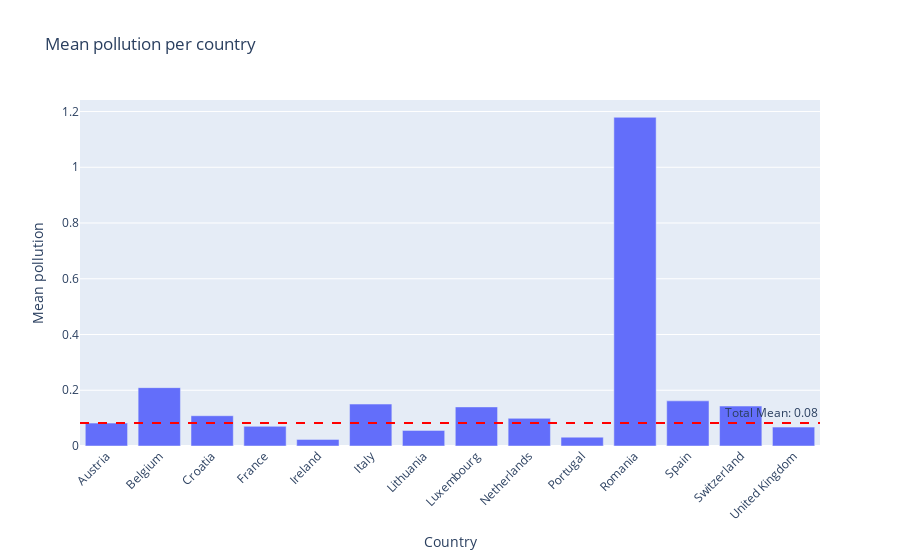

The cell this chart's notebook holds for it:
### Markdown cell above
### c - Visualisation of the mean pollution for each country with indicated the number of values per country

### Code cell
average_pollution = df.groupby('Country')['polution'].mean().reset_index()
total_mean_pollution = df['polution'].mean()

fig = px.bar(average_pollution, x='Country', y='polution',
             title='Mean pollution per country')

fig.update_layout(xaxis_tickangle=-45, xaxis_title='Country', yaxis_title='Mean pollution')

fig.add_hline(y=total_mean_pollution, line_dash="dash", line_color="red", annotation_text=f"Total Mean: {total_mean_pollution:.2f}",
              annotation_position="top right")

fig.show()

### Figure 1 — Plotly figure (JSON) as saved in the notebook; plotly's stock layout.template omitted (floating-point values rounded to 4 significant figures)
{"data": [{"alignmentgroup": "True", "hovertemplate": "Country=%{x}<br>polution=%{y}<extra></extra>", "legendgroup": "", "marker": {"color": "#636efa", "pattern": {"shape": ""}}, "name": "", "offsetgroup": "", "orientation": "v", "showlegend": false, "textposition": "auto", "type": "bar", "x": ["Austria", "Belgium", "Croatia", "France", "Ireland", "Italy", "Lithuania", "Luxembourg", "Netherlands", "Portugal", "Romania", "Spain", "Switzerland", "United Kingdom"], "xaxis": "x", "y": [0.08208, 0.2094, 0.1086, 0.07049, 0.02368, 0.1504, 0.05596, 0.1402, 0.09924, 0.03167, 1.179, 0.1619, 0.1433, 0.06778], "yaxis": "y"}], "layout": {"annotations": [{"showarrow": false, "text": "Total Mean: 0.08", "x": 1, "xanchor": "right", "xref": "x domain", "y": 0.08294, "yanchor": "bottom", "yref": "y"}], "barmode": "relative", "legend": {"tracegroupgap": 0}, "shapes": [{"line": {"color": "red", "dash": "dash"}, "type": "line", "x0": 0, "x1": 1, "xref": "x domain", "y0": 0.08294, "y1": 0.08294, "yref": "y"}], "title": {"text": "Mean pollution per country"}, "xaxis": {"anchor": "y", "domain": [0, 1], "tickangle": -45, "title": {"text": "Country"}}, "yaxis": {"anchor": "x", "domain": [0, 1], "title": {"text": "Mean pollution"}}}}
